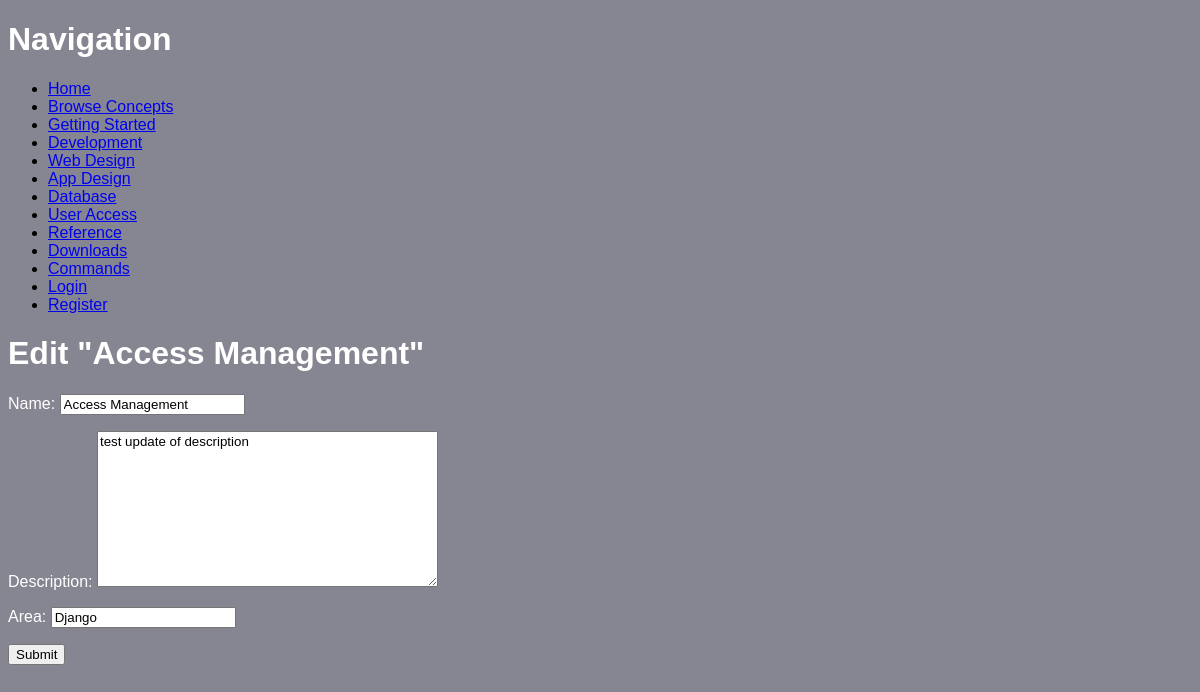
The page /concepts/access-management/edit/ on the database its author committed.
### collection/models.py (models this page shows)
class Concept(models.Model):
    name = models.CharField(max_length=255)
    description = models.TextField()
    area = models.CharField(max_length=255)
    slug = models.SlugField(unique=True)

### collection/views.py (the view)
# urls.py: path('concepts/<slug>/edit/', views.edit_concept, name='edit_concept'),
def edit_concept(request, slug):
    concept = Concept.objects.get(slug=slug)
    form_class = ConceptForm
    if request.method == 'POST':
        form = form_class(data=request.POST, instance=concept)
        if form.is_valid():
            form.save()
            return redirect('concept_detail', slug=concept.slug)
    else:
        form = form_class(instance=concept)
        return render(request, 'concepts/edit_concept.html', {
            'concept': concept,
            'form': form,
        })

### collection/forms.py
class ConceptForm(ModelForm):
    class Meta:
        model = Concept
        fields = ('name', 'description', 'area',)

### collection/templates/concepts/edit_concept.html (shortened to what this page needs)
{% extends 'base.html' %}
{% block content %}
    <h1>Edit "{{ concept.name }}"</h1>
    <form role="form" action="" method="post">
        {{ form.as_p }}
        <button type="submit">Submit</button>
    </form>
{% endblock content %}

### collection/static/css/style.css (style rules this page uses)
* { font-family: sans-serif; text-align: center; text-align: justify; }
body { background-color: rgb(134, 134, 146); }
h1 { color: white; }
p { color: white; }

### rows shown on the page
Concept: name "Access Management", description "test update of description", area "Django"
